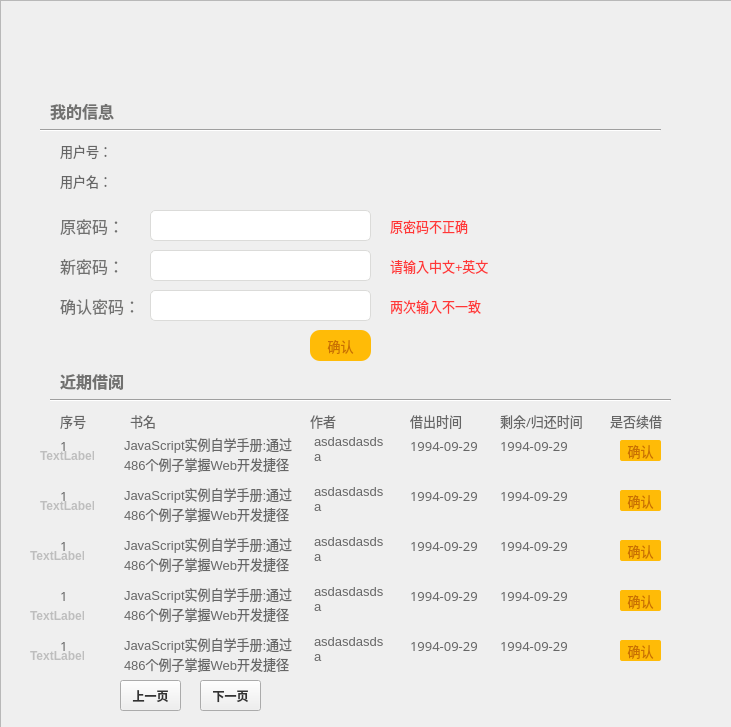
<?xml version="1.0" encoding="UTF-8"?>
<ui version="4.0">
 <class>user</class>
 <widget class="QWidget" name="user">
  <property name="geometry">
   <rect>
    <x>0</x>
    <y>0</y>
    <width>731</width>
    <height>727</height>
   </rect>
  </property>
  <property name="windowTitle">
   <string>user</string>
  </property>
  <widget class="QFrame" name="frame">
   <property name="enabled">
    <bool>true</bool>
   </property>
   <property name="geometry">
    <rect>
     <x>0</x>
     <y>0</y>
     <width>791</width>
     <height>731</height>
    </rect>
   </property>
   <property name="sizePolicy">
    <sizepolicy hsizetype="Preferred" vsizetype="MinimumExpanding">
     <horstretch>0</horstretch>
     <verstretch>0</verstretch>
    </sizepolicy>
   </property>
   <property name="font">
    <font>
     <weight>75</weight>
     <bold>true</bold>
    </font>
   </property>
   <property name="mouseTracking">
    <bool>false</bool>
   </property>
   <property name="autoFillBackground">
    <bool>true</bool>
   </property>
   <property name="styleSheet">
    <string notr="true">backgorund-color:#f7f7f5;
font-weight:bold;
letter-spacing:1;</string>
   </property>
   <property name="frameShape">
    <enum>QFrame::StyledPanel</enum>
   </property>
   <property name="frameShadow">
    <enum>QFrame::Raised</enum>
   </property>
   <widget class="QLabel" name="label_21">
    <property name="geometry">
     <rect>
      <x>50</x>
      <y>100</y>
      <width>461</width>
      <height>21</height>
     </rect>
    </property>
    <property name="font">
     <font>
      <family>微软雅黑</family>
      <pointsize>12</pointsize>
      <weight>75</weight>
      <bold>true</bold>
     </font>
    </property>
    <property name="autoFillBackground">
     <bool>false</bool>
    </property>
    <property name="styleSheet">
     <string notr="true">color:#717170;
font-weight:blod;</string>
    </property>
    <property name="text">
     <string>我的信息</string>
    </property>
   </widget>
   <widget class="Line" name="line_5">
    <property name="geometry">
     <rect>
      <x>40</x>
      <y>120</y>
      <width>621</width>
      <height>20</height>
     </rect>
    </property>
    <property name="styleSheet">
     <string notr="true">opacity:0.7;</string>
    </property>
    <property name="orientation">
     <enum>Qt::Horizontal</enum>
    </property>
   </widget>
   <widget class="QLabel" name="label_22">
    <property name="geometry">
     <rect>
      <x>60</x>
      <y>140</y>
      <width>51</width>
      <height>21</height>
     </rect>
    </property>
    <property name="font">
     <font>
      <family>微软雅黑</family>
      <pointsize>10</pointsize>
     </font>
    </property>
    <property name="autoFillBackground">
     <bool>true</bool>
    </property>
    <property name="styleSheet">
     <string notr="true">color:#666;
font-weight:normal;</string>
    </property>
    <property name="text">
     <string>用户号：</string>
    </property>
   </widget>
   <widget class="QLabel" name="label_23">
    <property name="geometry">
     <rect>
      <x>120</x>
      <y>140</y>
      <width>271</width>
      <height>21</height>
     </rect>
    </property>
    <property name="font">
     <font>
      <family>微软雅黑</family>
      <pointsize>10</pointsize>
     </font>
    </property>
    <property name="autoFillBackground">
     <bool>true</bool>
    </property>
    <property name="styleSheet">
     <string notr="true">color:#666;
font-weight:normal;</string>
    </property>
    <property name="text">
     <string/>
    </property>
   </widget>
   <widget class="QLabel" name="label_24">
    <property name="geometry">
     <rect>
      <x>120</x>
      <y>170</y>
      <width>271</width>
      <height>21</height>
     </rect>
    </property>
    <property name="font">
     <font>
      <family>微软雅黑</family>
      <pointsize>10</pointsize>
     </font>
    </property>
    <property name="autoFillBackground">
     <bool>true</bool>
    </property>
    <property name="styleSheet">
     <string notr="true">color:#666;
font-weight:normal;</string>
    </property>
    <property name="text">
     <string/>
    </property>
   </widget>
   <widget class="QLabel" name="label_25">
    <property name="geometry">
     <rect>
      <x>60</x>
      <y>170</y>
      <width>51</width>
      <height>21</height>
     </rect>
    </property>
    <property name="font">
     <font>
      <family>微软雅黑</family>
      <pointsize>10</pointsize>
     </font>
    </property>
    <property name="autoFillBackground">
     <bool>true</bool>
    </property>
    <property name="styleSheet">
     <string notr="true">color:#666;
font-weight:normal;</string>
    </property>
    <property name="text">
     <string>用户名：</string>
    </property>
   </widget>
   <widget class="QPushButton" name="pushButton_8">
    <property name="geometry">
     <rect>
      <x>310</x>
      <y>330</y>
      <width>61</width>
      <height>31</height>
     </rect>
    </property>
    <property name="font">
     <font>
      <family>微软雅黑</family>
      <pointsize>10</pointsize>
     </font>
    </property>
    <property name="mouseTracking">
     <bool>false</bool>
    </property>
    <property name="acceptDrops">
     <bool>false</bool>
    </property>
    <property name="styleSheet">
     <string notr="true">width:50;
height:24;
background-color:#ffbb07;
color:#c97002;
border-radius:10;
font-weight:normal;</string>
    </property>
    <property name="text">
     <string>确认</string>
    </property>
   </widget>
   <widget class="QLineEdit" name="lineEdit_4">
    <property name="geometry">
     <rect>
      <x>150</x>
      <y>210</y>
      <width>221</width>
      <height>31</height>
     </rect>
    </property>
    <property name="font">
     <font>
      <family>微软雅黑</family>
      <pointsize>10</pointsize>
     </font>
    </property>
    <property name="styleSheet">
     <string notr="true">background:#fff;
border-radius:5;
border: 1px solid #dbdbd9;
padding-left:10;
color:#555;
font-weight:normal;</string>
    </property>
    <property name="text">
     <string/>
    </property>
   </widget>
   <widget class="QLabel" name="label_26">
    <property name="geometry">
     <rect>
      <x>60</x>
      <y>210</y>
      <width>71</width>
      <height>31</height>
     </rect>
    </property>
    <property name="font">
     <font>
      <family>微软雅黑</family>
      <pointsize>12</pointsize>
      <weight>50</weight>
      <bold>false</bold>
     </font>
    </property>
    <property name="autoFillBackground">
     <bool>false</bool>
    </property>
    <property name="styleSheet">
     <string notr="true">color:#717170;
font-weight:normal;</string>
    </property>
    <property name="text">
     <string>原密码：</string>
    </property>
   </widget>
   <widget class="QLabel" name="label_27">
    <property name="geometry">
     <rect>
      <x>390</x>
      <y>210</y>
      <width>121</width>
      <height>31</height>
     </rect>
    </property>
    <property name="font">
     <font>
      <family>微软雅黑</family>
      <pointsize>10</pointsize>
      <weight>50</weight>
      <bold>false</bold>
     </font>
    </property>
    <property name="autoFillBackground">
     <bool>false</bool>
    </property>
    <property name="styleSheet">
     <string notr="true">color:#ff3737;
font-weight:normal;</string>
    </property>
    <property name="text">
     <string>原密码不正确</string>
    </property>
   </widget>
   <widget class="QLabel" name="label_28">
    <property name="geometry">
     <rect>
      <x>60</x>
      <y>250</y>
      <width>71</width>
      <height>31</height>
     </rect>
    </property>
    <property name="font">
     <font>
      <family>微软雅黑</family>
      <pointsize>12</pointsize>
      <weight>50</weight>
      <bold>false</bold>
     </font>
    </property>
    <property name="autoFillBackground">
     <bool>false</bool>
    </property>
    <property name="styleSheet">
     <string notr="true">color:#717170;
font-weight:normal;</string>
    </property>
    <property name="text">
     <string>新密码：</string>
    </property>
   </widget>
   <widget class="QLabel" name="label_29">
    <property name="geometry">
     <rect>
      <x>390</x>
      <y>250</y>
      <width>121</width>
      <height>31</height>
     </rect>
    </property>
    <property name="font">
     <font>
      <family>微软雅黑</family>
      <pointsize>10</pointsize>
      <weight>50</weight>
      <bold>false</bold>
     </font>
    </property>
    <property name="autoFillBackground">
     <bool>false</bool>
    </property>
    <property name="styleSheet">
     <string notr="true">color:#ff3737;
font-weight:normal;</string>
    </property>
    <property name="text">
     <string>请输入中文+英文</string>
    </property>
   </widget>
   <widget class="QLineEdit" name="lineEdit_5">
    <property name="geometry">
     <rect>
      <x>150</x>
      <y>250</y>
      <width>221</width>
      <height>31</height>
     </rect>
    </property>
    <property name="font">
     <font>
      <family>微软雅黑</family>
      <pointsize>10</pointsize>
     </font>
    </property>
    <property name="styleSheet">
     <string notr="true">background:#fff;
border-radius:5;
border: 1px solid #dbdbd9;
padding-left:10;
color:#555;
font-weight:normal;</string>
    </property>
    <property name="text">
     <string/>
    </property>
   </widget>
   <widget class="QLineEdit" name="lineEdit_6">
    <property name="geometry">
     <rect>
      <x>150</x>
      <y>290</y>
      <width>221</width>
      <height>31</height>
     </rect>
    </property>
    <property name="font">
     <font>
      <family>微软雅黑</family>
      <pointsize>10</pointsize>
     </font>
    </property>
    <property name="styleSheet">
     <string notr="true">background:#fff;
border-radius:5;
border: 1px solid #dbdbd9;
padding-left:10;
color:#555;
font-weight:normal;</string>
    </property>
    <property name="text">
     <string/>
    </property>
   </widget>
   <widget class="QLabel" name="label_30">
    <property name="geometry">
     <rect>
      <x>390</x>
      <y>290</y>
      <width>121</width>
      <height>31</height>
     </rect>
    </property>
    <property name="font">
     <font>
      <family>微软雅黑</family>
      <pointsize>10</pointsize>
      <weight>50</weight>
      <bold>false</bold>
     </font>
    </property>
    <property name="autoFillBackground">
     <bool>false</bool>
    </property>
    <property name="styleSheet">
     <string notr="true">color:#ff3737;
font-weight:normal;</string>
    </property>
    <property name="text">
     <string>两次输入不一致</string>
    </property>
   </widget>
   <widget class="QLabel" name="label_31">
    <property name="geometry">
     <rect>
      <x>60</x>
      <y>290</y>
      <width>81</width>
      <height>31</height>
     </rect>
    </property>
    <property name="font">
     <font>
      <family>微软雅黑</family>
      <pointsize>12</pointsize>
      <weight>50</weight>
      <bold>false</bold>
     </font>
    </property>
    <property name="autoFillBackground">
     <bool>false</bool>
    </property>
    <property name="styleSheet">
     <string notr="true">color:#717170;
font-weight:normal;</string>
    </property>
    <property name="text">
     <string>确认密码：</string>
    </property>
   </widget>
   <widget class="QLabel" name="label_32">
    <property name="geometry">
     <rect>
      <x>60</x>
      <y>370</y>
      <width>461</width>
      <height>21</height>
     </rect>
    </property>
    <property name="font">
     <font>
      <family>微软雅黑</family>
      <pointsize>12</pointsize>
      <weight>75</weight>
      <bold>true</bold>
     </font>
    </property>
    <property name="autoFillBackground">
     <bool>false</bool>
    </property>
    <property name="styleSheet">
     <string notr="true">color:#717170;
</string>
    </property>
    <property name="text">
     <string>近期借阅</string>
    </property>
   </widget>
   <widget class="Line" name="line_6">
    <property name="geometry">
     <rect>
      <x>50</x>
      <y>390</y>
      <width>621</width>
      <height>20</height>
     </rect>
    </property>
    <property name="styleSheet">
     <string notr="true">opacity:0.7;</string>
    </property>
    <property name="orientation">
     <enum>Qt::Horizontal</enum>
    </property>
   </widget>
   <widget class="QLabel" name="label_33">
    <property name="geometry">
     <rect>
      <x>60</x>
      <y>410</y>
      <width>51</width>
      <height>21</height>
     </rect>
    </property>
    <property name="font">
     <font>
      <family>微软雅黑</family>
      <pointsize>10</pointsize>
     </font>
    </property>
    <property name="autoFillBackground">
     <bool>true</bool>
    </property>
    <property name="styleSheet">
     <string notr="true">color:#666;
font-weight:normal;</string>
    </property>
    <property name="text">
     <string>序号</string>
    </property>
   </widget>
   <widget class="QLabel" name="label_34">
    <property name="geometry">
     <rect>
      <x>130</x>
      <y>410</y>
      <width>51</width>
      <height>21</height>
     </rect>
    </property>
    <property name="font">
     <font>
      <family>微软雅黑</family>
      <pointsize>10</pointsize>
     </font>
    </property>
    <property name="autoFillBackground">
     <bool>true</bool>
    </property>
    <property name="styleSheet">
     <string notr="true">color:#666;
font-weight:normal;</string>
    </property>
    <property name="text">
     <string>书名</string>
    </property>
   </widget>
   <widget class="QLabel" name="label_35">
    <property name="geometry">
     <rect>
      <x>310</x>
      <y>410</y>
      <width>51</width>
      <height>21</height>
     </rect>
    </property>
    <property name="font">
     <font>
      <family>微软雅黑</family>
      <pointsize>10</pointsize>
     </font>
    </property>
    <property name="autoFillBackground">
     <bool>true</bool>
    </property>
    <property name="styleSheet">
     <string notr="true">color:#666;
font-weight:normal;</string>
    </property>
    <property name="text">
     <string>作者</string>
    </property>
   </widget>
   <widget class="QLabel" name="label_36">
    <property name="geometry">
     <rect>
      <x>410</x>
      <y>410</y>
      <width>61</width>
      <height>21</height>
     </rect>
    </property>
    <property name="font">
     <font>
      <family>微软雅黑</family>
      <pointsize>10</pointsize>
     </font>
    </property>
    <property name="autoFillBackground">
     <bool>true</bool>
    </property>
    <property name="styleSheet">
     <string notr="true">color:#666;
font-weight:normal;</string>
    </property>
    <property name="text">
     <string>借出时间</string>
    </property>
   </widget>
   <widget class="QLabel" name="label_37">
    <property name="geometry">
     <rect>
      <x>500</x>
      <y>410</y>
      <width>91</width>
      <height>21</height>
     </rect>
    </property>
    <property name="font">
     <font>
      <family>微软雅黑</family>
      <pointsize>10</pointsize>
     </font>
    </property>
    <property name="autoFillBackground">
     <bool>true</bool>
    </property>
    <property name="styleSheet">
     <string notr="true">color:#666;
font-weight:normal;</string>
    </property>
    <property name="text">
     <string>剩余/归还时间</string>
    </property>
   </widget>
   <widget class="QLabel" name="label_38">
    <property name="geometry">
     <rect>
      <x>610</x>
      <y>410</y>
      <width>61</width>
      <height>21</height>
     </rect>
    </property>
    <property name="font">
     <font>
      <family>微软雅黑</family>
      <pointsize>10</pointsize>
     </font>
    </property>
    <property name="autoFillBackground">
     <bool>true</bool>
    </property>
    <property name="styleSheet">
     <string notr="true">color:#666;
font-weight:normal;</string>
    </property>
    <property name="text">
     <string>是否续借</string>
    </property>
   </widget>
   <widget class="QLabel" name="label001">
    <property name="geometry">
     <rect>
      <x>60</x>
      <y>430</y>
      <width>51</width>
      <height>31</height>
     </rect>
    </property>
    <property name="font">
     <font>
      <family>微软雅黑</family>
      <pointsize>10</pointsize>
     </font>
    </property>
    <property name="autoFillBackground">
     <bool>true</bool>
    </property>
    <property name="styleSheet">
     <string notr="true">color:#666;
font-weight:normal;</string>
    </property>
    <property name="text">
     <string>1</string>
    </property>
   </widget>
   <widget class="QTextEdit" name="textEdit001">
    <property name="geometry">
     <rect>
      <x>120</x>
      <y>430</y>
      <width>181</width>
      <height>71</height>
     </rect>
    </property>
    <property name="font">
     <font>
      <weight>75</weight>
      <bold>true</bold>
     </font>
    </property>
    <property name="styleSheet">
     <string notr="true">color:#666;
border:none;
background-color:transparent;
font-size:10;</string>
    </property>
    <property name="html">
     <string>&lt;!DOCTYPE HTML PUBLIC &quot;-//W3C//DTD HTML 4.0//EN&quot; &quot;http://www.w3.org/TR/REC-html40/strict.dtd&quot;&gt;
&lt;html&gt;&lt;head&gt;&lt;meta name=&quot;qrichtext&quot; content=&quot;1&quot; /&gt;&lt;style type=&quot;text/css&quot;&gt;
p, li { white-space: pre-wrap; }
&lt;/style&gt;&lt;/head&gt;&lt;body style=&quot; font-family:'SimSun'; font-size:9pt; font-weight:600; font-style:normal;&quot;&gt;
&lt;p style=&quot; margin-top:0px; margin-bottom:0px; margin-left:0px; margin-right:0px; -qt-block-indent:0; text-indent:0px;&quot;&gt;&lt;span style=&quot; font-family:'微软雅黑'; font-size:10pt; font-weight:400;&quot;&gt;JavaScript实例自学手册:通过486个例子掌握Web开发捷径&lt;/span&gt;&lt;/p&gt;&lt;/body&gt;&lt;/html&gt;</string>
    </property>
   </widget>
   <widget class="QTextEdit" name="textEdit0001">
    <property name="geometry">
     <rect>
      <x>310</x>
      <y>430</y>
      <width>81</width>
      <height>71</height>
     </rect>
    </property>
    <property name="font">
     <font>
      <weight>75</weight>
      <bold>true</bold>
     </font>
    </property>
    <property name="styleSheet">
     <string notr="true">color:#666;
border:none;
background-color:transparent;</string>
    </property>
    <property name="html">
     <string>&lt;!DOCTYPE HTML PUBLIC &quot;-//W3C//DTD HTML 4.0//EN&quot; &quot;http://www.w3.org/TR/REC-html40/strict.dtd&quot;&gt;
&lt;html&gt;&lt;head&gt;&lt;meta name=&quot;qrichtext&quot; content=&quot;1&quot; /&gt;&lt;style type=&quot;text/css&quot;&gt;
p, li { white-space: pre-wrap; }
&lt;/style&gt;&lt;/head&gt;&lt;body style=&quot; font-family:'SimSun'; font-size:9pt; font-weight:600; font-style:normal;&quot;&gt;
&lt;p style=&quot; margin-top:0px; margin-bottom:0px; margin-left:0px; margin-right:0px; -qt-block-indent:0; text-indent:0px;&quot;&gt;&lt;span style=&quot; font-family:'微软雅黑'; font-size:10pt; font-weight:400;&quot;&gt;asdasdasdsa&lt;/span&gt;&lt;/p&gt;&lt;/body&gt;&lt;/html&gt;</string>
    </property>
   </widget>
   <widget class="QLabel" name="label0001">
    <property name="geometry">
     <rect>
      <x>410</x>
      <y>430</y>
      <width>81</width>
      <height>31</height>
     </rect>
    </property>
    <property name="font">
     <font>
      <family>微软雅黑</family>
      <pointsize>10</pointsize>
     </font>
    </property>
    <property name="autoFillBackground">
     <bool>true</bool>
    </property>
    <property name="styleSheet">
     <string notr="true">color:#666;
font-weight:normal;</string>
    </property>
    <property name="text">
     <string>1994-09-29</string>
    </property>
   </widget>
   <widget class="QLabel" name="label00001">
    <property name="geometry">
     <rect>
      <x>500</x>
      <y>430</y>
      <width>81</width>
      <height>31</height>
     </rect>
    </property>
    <property name="font">
     <font>
      <family>微软雅黑</family>
      <pointsize>10</pointsize>
     </font>
    </property>
    <property name="autoFillBackground">
     <bool>true</bool>
    </property>
    <property name="styleSheet">
     <string notr="true">color:#666;
font-weight:normal;</string>
    </property>
    <property name="text">
     <string>1994-09-29</string>
    </property>
   </widget>
   <widget class="QPushButton" name="pushButton01">
    <property name="geometry">
     <rect>
      <x>620</x>
      <y>440</y>
      <width>41</width>
      <height>21</height>
     </rect>
    </property>
    <property name="font">
     <font>
      <family>微软雅黑</family>
      <pointsize>10</pointsize>
     </font>
    </property>
    <property name="mouseTracking">
     <bool>false</bool>
    </property>
    <property name="acceptDrops">
     <bool>false</bool>
    </property>
    <property name="styleSheet">
     <string notr="true">width:50;
height:24;
background-color:#ffbb07;
color:#c97002;
border-radius:2;
font-weight:normal;</string>
    </property>
    <property name="text">
     <string>确认</string>
    </property>
   </widget>
   <widget class="QTextEdit" name="textEdit0002">
    <property name="geometry">
     <rect>
      <x>310</x>
      <y>480</y>
      <width>81</width>
      <height>71</height>
     </rect>
    </property>
    <property name="font">
     <font>
      <weight>75</weight>
      <bold>true</bold>
     </font>
    </property>
    <property name="styleSheet">
     <string notr="true">color:#666;
border:none;
background-color:transparent;</string>
    </property>
    <property name="html">
     <string>&lt;!DOCTYPE HTML PUBLIC &quot;-//W3C//DTD HTML 4.0//EN&quot; &quot;http://www.w3.org/TR/REC-html40/strict.dtd&quot;&gt;
&lt;html&gt;&lt;head&gt;&lt;meta name=&quot;qrichtext&quot; content=&quot;1&quot; /&gt;&lt;style type=&quot;text/css&quot;&gt;
p, li { white-space: pre-wrap; }
&lt;/style&gt;&lt;/head&gt;&lt;body style=&quot; font-family:'SimSun'; font-size:9pt; font-weight:600; font-style:normal;&quot;&gt;
&lt;p style=&quot; margin-top:0px; margin-bottom:0px; margin-left:0px; margin-right:0px; -qt-block-indent:0; text-indent:0px;&quot;&gt;&lt;span style=&quot; font-family:'微软雅黑'; font-size:10pt; font-weight:400;&quot;&gt;asdasdasdsa&lt;/span&gt;&lt;/p&gt;&lt;/body&gt;&lt;/html&gt;</string>
    </property>
   </widget>
   <widget class="QLabel" name="label002">
    <property name="geometry">
     <rect>
      <x>60</x>
      <y>480</y>
      <width>51</width>
      <height>31</height>
     </rect>
    </property>
    <property name="font">
     <font>
      <family>微软雅黑</family>
      <pointsize>10</pointsize>
     </font>
    </property>
    <property name="autoFillBackground">
     <bool>true</bool>
    </property>
    <property name="styleSheet">
     <string notr="true">color:#666;
font-weight:normal;</string>
    </property>
    <property name="text">
     <string>1</string>
    </property>
   </widget>
   <widget class="QLabel" name="label00002">
    <property name="geometry">
     <rect>
      <x>500</x>
      <y>480</y>
      <width>81</width>
      <height>31</height>
     </rect>
    </property>
    <property name="font">
     <font>
      <family>微软雅黑</family>
      <pointsize>10</pointsize>
     </font>
    </property>
    <property name="autoFillBackground">
     <bool>true</bool>
    </property>
    <property name="styleSheet">
     <string notr="true">color:#666;
font-weight:normal;</string>
    </property>
    <property name="text">
     <string>1994-09-29</string>
    </property>
   </widget>
   <widget class="QTextEdit" name="textEdit002">
    <property name="geometry">
     <rect>
      <x>120</x>
      <y>480</y>
      <width>181</width>
      <height>71</height>
     </rect>
    </property>
    <property name="font">
     <font>
      <weight>75</weight>
      <bold>true</bold>
     </font>
    </property>
    <property name="styleSheet">
     <string notr="true">color:#666;
border:none;
background-color:transparent;
font-size:10;</string>
    </property>
    <property name="html">
     <string>&lt;!DOCTYPE HTML PUBLIC &quot;-//W3C//DTD HTML 4.0//EN&quot; &quot;http://www.w3.org/TR/REC-html40/strict.dtd&quot;&gt;
&lt;html&gt;&lt;head&gt;&lt;meta name=&quot;qrichtext&quot; content=&quot;1&quot; /&gt;&lt;style type=&quot;text/css&quot;&gt;
p, li { white-space: pre-wrap; }
&lt;/style&gt;&lt;/head&gt;&lt;body style=&quot; font-family:'SimSun'; font-size:9pt; font-weight:600; font-style:normal;&quot;&gt;
&lt;p style=&quot; margin-top:0px; margin-bottom:0px; margin-left:0px; margin-right:0px; -qt-block-indent:0; text-indent:0px;&quot;&gt;&lt;span style=&quot; font-family:'微软雅黑'; font-size:10pt; font-weight:400;&quot;&gt;JavaScript实例自学手册:通过486个例子掌握Web开发捷径&lt;/span&gt;&lt;/p&gt;&lt;/body&gt;&lt;/html&gt;</string>
    </property>
   </widget>
   <widget class="QPushButton" name="pushButton02">
    <property name="geometry">
     <rect>
      <x>620</x>
      <y>490</y>
      <width>41</width>
      <height>21</height>
     </rect>
    </property>
    <property name="font">
     <font>
      <family>微软雅黑</family>
      <pointsize>10</pointsize>
     </font>
    </property>
    <property name="mouseTracking">
     <bool>false</bool>
    </property>
    <property name="acceptDrops">
     <bool>false</bool>
    </property>
    <property name="styleSheet">
     <string notr="true">width:50;
height:24;
background-color:#ffbb07;
color:#c97002;
border-radius:2;
font-weight:normal;</string>
    </property>
    <property name="text">
     <string>确认</string>
    </property>
   </widget>
   <widget class="QLabel" name="label0002">
    <property name="geometry">
     <rect>
      <x>410</x>
      <y>480</y>
      <width>81</width>
      <height>31</height>
     </rect>
    </property>
    <property name="font">
     <font>
      <family>微软雅黑</family>
      <pointsize>10</pointsize>
     </font>
    </property>
    <property name="autoFillBackground">
     <bool>true</bool>
    </property>
    <property name="styleSheet">
     <string notr="true">color:#666;
font-weight:normal;</string>
    </property>
    <property name="text">
     <string>1994-09-29</string>
    </property>
   </widget>
   <widget class="QTextEdit" name="textEdit0003">
    <property name="geometry">
     <rect>
      <x>310</x>
      <y>530</y>
      <width>81</width>
      <height>71</height>
     </rect>
    </property>
    <property name="font">
     <font>
      <weight>75</weight>
      <bold>true</bold>
     </font>
    </property>
    <property name="styleSheet">
     <string notr="true">color:#666;
border:none;
background-color:transparent;</string>
    </property>
    <property name="html">
     <string>&lt;!DOCTYPE HTML PUBLIC &quot;-//W3C//DTD HTML 4.0//EN&quot; &quot;http://www.w3.org/TR/REC-html40/strict.dtd&quot;&gt;
&lt;html&gt;&lt;head&gt;&lt;meta name=&quot;qrichtext&quot; content=&quot;1&quot; /&gt;&lt;style type=&quot;text/css&quot;&gt;
p, li { white-space: pre-wrap; }
&lt;/style&gt;&lt;/head&gt;&lt;body style=&quot; font-family:'SimSun'; font-size:9pt; font-weight:600; font-style:normal;&quot;&gt;
&lt;p style=&quot; margin-top:0px; margin-bottom:0px; margin-left:0px; margin-right:0px; -qt-block-indent:0; text-indent:0px;&quot;&gt;&lt;span style=&quot; font-family:'微软雅黑'; font-size:10pt; font-weight:400;&quot;&gt;asdasdasdsa&lt;/span&gt;&lt;/p&gt;&lt;/body&gt;&lt;/html&gt;</string>
    </property>
   </widget>
   <widget class="QLabel" name="label003">
    <property name="geometry">
     <rect>
      <x>60</x>
      <y>530</y>
      <width>51</width>
      <height>31</height>
     </rect>
    </property>
    <property name="font">
     <font>
      <family>微软雅黑</family>
      <pointsize>10</pointsize>
     </font>
    </property>
    <property name="autoFillBackground">
     <bool>true</bool>
    </property>
    <property name="styleSheet">
     <string notr="true">color:#666;
font-weight:normal;</string>
    </property>
    <property name="text">
     <string>1</string>
    </property>
   </widget>
   <widget class="QLabel" name="label00003">
    <property name="geometry">
     <rect>
      <x>500</x>
      <y>530</y>
      <width>81</width>
      <height>31</height>
     </rect>
    </property>
    <property name="font">
     <font>
      <family>微软雅黑</family>
      <pointsize>10</pointsize>
     </font>
    </property>
    <property name="autoFillBackground">
     <bool>true</bool>
    </property>
    <property name="styleSheet">
     <string notr="true">color:#666;
font-weight:normal;</string>
    </property>
    <property name="text">
     <string>1994-09-29</string>
    </property>
   </widget>
   <widget class="QTextEdit" name="textEdit003">
    <property name="geometry">
     <rect>
      <x>120</x>
      <y>530</y>
      <width>181</width>
      <height>71</height>
     </rect>
    </property>
    <property name="font">
     <font>
      <weight>75</weight>
      <bold>true</bold>
     </font>
    </property>
    <property name="styleSheet">
     <string notr="true">color:#666;
border:none;
background-color:transparent;
font-size:10;</string>
    </property>
    <property name="html">
     <string>&lt;!DOCTYPE HTML PUBLIC &quot;-//W3C//DTD HTML 4.0//EN&quot; &quot;http://www.w3.org/TR/REC-html40/strict.dtd&quot;&gt;
&lt;html&gt;&lt;head&gt;&lt;meta name=&quot;qrichtext&quot; content=&quot;1&quot; /&gt;&lt;style type=&quot;text/css&quot;&gt;
p, li { white-space: pre-wrap; }
&lt;/style&gt;&lt;/head&gt;&lt;body style=&quot; font-family:'SimSun'; font-size:9pt; font-weight:600; font-style:normal;&quot;&gt;
&lt;p style=&quot; margin-top:0px; margin-bottom:0px; margin-left:0px; margin-right:0px; -qt-block-indent:0; text-indent:0px;&quot;&gt;&lt;span style=&quot; font-family:'微软雅黑'; font-size:10pt; font-weight:400;&quot;&gt;JavaScript实例自学手册:通过486个例子掌握Web开发捷径&lt;/span&gt;&lt;/p&gt;&lt;/body&gt;&lt;/html&gt;</string>
    </property>
   </widget>
   <widget class="QPushButton" name="pushButton03">
    <property name="geometry">
     <rect>
      <x>620</x>
      <y>540</y>
      <width>41</width>
      <height>21</height>
     </rect>
    </property>
    <property name="font">
     <font>
      <family>微软雅黑</family>
      <pointsize>10</pointsize>
     </font>
    </property>
    <property name="mouseTracking">
     <bool>false</bool>
    </property>
    <property name="acceptDrops">
     <bool>false</bool>
    </property>
    <property name="styleSheet">
     <string notr="true">width:50;
height:24;
background-color:#ffbb07;
color:#c97002;
border-radius:2;
font-weight:normal;</string>
    </property>
    <property name="text">
     <string>确认</string>
    </property>
   </widget>
   <widget class="QLabel" name="label0003">
    <property name="geometry">
     <rect>
      <x>410</x>
      <y>530</y>
      <width>81</width>
      <height>31</height>
     </rect>
    </property>
    <property name="font">
     <font>
      <family>微软雅黑</family>
      <pointsize>10</pointsize>
     </font>
    </property>
    <property name="autoFillBackground">
     <bool>true</bool>
    </property>
    <property name="styleSheet">
     <string notr="true">color:#666;
font-weight:normal;</string>
    </property>
    <property name="text">
     <string>1994-09-29</string>
    </property>
   </widget>
   <widget class="QTextEdit" name="textEdit0004">
    <property name="geometry">
     <rect>
      <x>310</x>
      <y>580</y>
      <width>81</width>
      <height>71</height>
     </rect>
    </property>
    <property name="font">
     <font>
      <weight>75</weight>
      <bold>true</bold>
     </font>
    </property>
    <property name="styleSheet">
     <string notr="true">color:#666;
border:none;
background-color:transparent;</string>
    </property>
    <property name="html">
     <string>&lt;!DOCTYPE HTML PUBLIC &quot;-//W3C//DTD HTML 4.0//EN&quot; &quot;http://www.w3.org/TR/REC-html40/strict.dtd&quot;&gt;
&lt;html&gt;&lt;head&gt;&lt;meta name=&quot;qrichtext&quot; content=&quot;1&quot; /&gt;&lt;style type=&quot;text/css&quot;&gt;
p, li { white-space: pre-wrap; }
&lt;/style&gt;&lt;/head&gt;&lt;body style=&quot; font-family:'SimSun'; font-size:9pt; font-weight:600; font-style:normal;&quot;&gt;
&lt;p style=&quot; margin-top:0px; margin-bottom:0px; margin-left:0px; margin-right:0px; -qt-block-indent:0; text-indent:0px;&quot;&gt;&lt;span style=&quot; font-family:'微软雅黑'; font-size:10pt; font-weight:400;&quot;&gt;asdasdasdsa&lt;/span&gt;&lt;/p&gt;&lt;/body&gt;&lt;/html&gt;</string>
    </property>
   </widget>
   <widget class="QLabel" name="label004">
    <property name="geometry">
     <rect>
      <x>60</x>
      <y>580</y>
      <width>51</width>
      <height>31</height>
     </rect>
    </property>
    <property name="font">
     <font>
      <family>微软雅黑</family>
      <pointsize>10</pointsize>
     </font>
    </property>
    <property name="autoFillBackground">
     <bool>true</bool>
    </property>
    <property name="styleSheet">
     <string notr="true">color:#666;
font-weight:normal;</string>
    </property>
    <property name="text">
     <string>1</string>
    </property>
   </widget>
   <widget class="QLabel" name="label00004">
    <property name="geometry">
     <rect>
      <x>500</x>
      <y>580</y>
      <width>81</width>
      <height>31</height>
     </rect>
    </property>
    <property name="font">
     <font>
      <family>微软雅黑</family>
      <pointsize>10</pointsize>
     </font>
    </property>
    <property name="autoFillBackground">
     <bool>true</bool>
    </property>
    <property name="styleSheet">
     <string notr="true">color:#666;
font-weight:normal;</string>
    </property>
    <property name="text">
     <string>1994-09-29</string>
    </property>
   </widget>
   <widget class="QTextEdit" name="textEdit004">
    <property name="geometry">
     <rect>
      <x>120</x>
      <y>580</y>
      <width>181</width>
      <height>71</height>
     </rect>
    </property>
    <property name="font">
     <font>
      <weight>75</weight>
      <bold>true</bold>
     </font>
    </property>
    <property name="styleSheet">
     <string notr="true">color:#666;
border:none;
background-color:transparent;
font-size:10;</string>
    </property>
    <property name="html">
     <string>&lt;!DOCTYPE HTML PUBLIC &quot;-//W3C//DTD HTML 4.0//EN&quot; &quot;http://www.w3.org/TR/REC-html40/strict.dtd&quot;&gt;
&lt;html&gt;&lt;head&gt;&lt;meta name=&quot;qrichtext&quot; content=&quot;1&quot; /&gt;&lt;style type=&quot;text/css&quot;&gt;
p, li { white-space: pre-wrap; }
&lt;/style&gt;&lt;/head&gt;&lt;body style=&quot; font-family:'SimSun'; font-size:9pt; font-weight:600; font-style:normal;&quot;&gt;
&lt;p style=&quot; margin-top:0px; margin-bottom:0px; margin-left:0px; margin-right:0px; -qt-block-indent:0; text-indent:0px;&quot;&gt;&lt;span style=&quot; font-family:'微软雅黑'; font-size:10pt; font-weight:400;&quot;&gt;JavaScript实例自学手册:通过486个例子掌握Web开发捷径&lt;/span&gt;&lt;/p&gt;&lt;/body&gt;&lt;/html&gt;</string>
    </property>
   </widget>
   <widget class="QPushButton" name="pushButton04">
    <property name="geometry">
     <rect>
      <x>620</x>
      <y>590</y>
      <width>41</width>
      <height>21</height>
     </rect>
    </property>
    <property name="font">
     <font>
      <family>微软雅黑</family>
      <pointsize>10</pointsize>
     </font>
    </property>
    <property name="mouseTracking">
     <bool>false</bool>
    </property>
    <property name="acceptDrops">
     <bool>false</bool>
    </property>
    <property name="styleSheet">
     <string notr="true">width:50;
height:24;
background-color:#ffbb07;
color:#c97002;
border-radius:2;
font-weight:normal;</string>
    </property>
    <property name="text">
     <string>确认</string>
    </property>
   </widget>
   <widget class="QLabel" name="label0004">
    <property name="geometry">
     <rect>
      <x>410</x>
      <y>580</y>
      <width>81</width>
      <height>31</height>
     </rect>
    </property>
    <property name="font">
     <font>
      <family>微软雅黑</family>
      <pointsize>10</pointsize>
     </font>
    </property>
    <property name="autoFillBackground">
     <bool>true</bool>
    </property>
    <property name="styleSheet">
     <string notr="true">color:#666;
font-weight:normal;</string>
    </property>
    <property name="text">
     <string>1994-09-29</string>
    </property>
   </widget>
   <widget class="QTextEdit" name="textEdit0005">
    <property name="geometry">
     <rect>
      <x>310</x>
      <y>630</y>
      <width>81</width>
      <height>71</height>
     </rect>
    </property>
    <property name="font">
     <font>
      <weight>75</weight>
      <bold>true</bold>
     </font>
    </property>
    <property name="styleSheet">
     <string notr="true">color:#666;
border:none;
background-color:transparent;</string>
    </property>
    <property name="html">
     <string>&lt;!DOCTYPE HTML PUBLIC &quot;-//W3C//DTD HTML 4.0//EN&quot; &quot;http://www.w3.org/TR/REC-html40/strict.dtd&quot;&gt;
&lt;html&gt;&lt;head&gt;&lt;meta name=&quot;qrichtext&quot; content=&quot;1&quot; /&gt;&lt;style type=&quot;text/css&quot;&gt;
p, li { white-space: pre-wrap; }
&lt;/style&gt;&lt;/head&gt;&lt;body style=&quot; font-family:'SimSun'; font-size:9pt; font-weight:600; font-style:normal;&quot;&gt;
&lt;p style=&quot; margin-top:0px; margin-bottom:0px; margin-left:0px; margin-right:0px; -qt-block-indent:0; text-indent:0px;&quot;&gt;&lt;span style=&quot; font-family:'微软雅黑'; font-size:10pt; font-weight:400;&quot;&gt;asdasdasdsa&lt;/span&gt;&lt;/p&gt;&lt;/body&gt;&lt;/html&gt;</string>
    </property>
   </widget>
   <widget class="QLabel" name="label005">
    <property name="geometry">
     <rect>
      <x>60</x>
      <y>630</y>
      <width>51</width>
      <height>31</height>
     </rect>
    </property>
    <property name="font">
     <font>
      <family>微软雅黑</family>
      <pointsize>10</pointsize>
     </font>
    </property>
    <property name="autoFillBackground">
     <bool>true</bool>
    </property>
    <property name="styleSheet">
     <string notr="true">color:#666;
font-weight:normal;</string>
    </property>
    <property name="text">
     <string>1</string>
    </property>
   </widget>
   <widget class="QLabel" name="label00005">
    <property name="geometry">
     <rect>
      <x>500</x>
      <y>630</y>
      <width>81</width>
      <height>31</height>
     </rect>
    </property>
    <property name="font">
     <font>
      <family>微软雅黑</family>
      <pointsize>10</pointsize>
     </font>
    </property>
    <property name="autoFillBackground">
     <bool>true</bool>
    </property>
    <property name="styleSheet">
     <string notr="true">color:#666;
font-weight:normal;</string>
    </property>
    <property name="text">
     <string>1994-09-29</string>
    </property>
   </widget>
   <widget class="QTextEdit" name="textEdit005">
    <property name="geometry">
     <rect>
      <x>120</x>
      <y>630</y>
      <width>181</width>
      <height>71</height>
     </rect>
    </property>
    <property name="font">
     <font>
      <weight>75</weight>
      <bold>true</bold>
     </font>
    </property>
    <property name="styleSheet">
     <string notr="true">color:#666;
border:none;
background-color:transparent;
font-size:10;</string>
    </property>
    <property name="html">
     <string>&lt;!DOCTYPE HTML PUBLIC &quot;-//W3C//DTD HTML 4.0//EN&quot; &quot;http://www.w3.org/TR/REC-html40/strict.dtd&quot;&gt;
&lt;html&gt;&lt;head&gt;&lt;meta name=&quot;qrichtext&quot; content=&quot;1&quot; /&gt;&lt;style type=&quot;text/css&quot;&gt;
p, li { white-space: pre-wrap; }
&lt;/style&gt;&lt;/head&gt;&lt;body style=&quot; font-family:'SimSun'; font-size:9pt; font-weight:600; font-style:normal;&quot;&gt;
&lt;p style=&quot; margin-top:0px; margin-bottom:0px; margin-left:0px; margin-right:0px; -qt-block-indent:0; text-indent:0px;&quot;&gt;&lt;span style=&quot; font-family:'微软雅黑'; font-size:10pt; font-weight:400;&quot;&gt;JavaScript实例自学手册:通过486个例子掌握Web开发捷径&lt;/span&gt;&lt;/p&gt;&lt;/body&gt;&lt;/html&gt;</string>
    </property>
   </widget>
   <widget class="QPushButton" name="pushButton05">
    <property name="geometry">
     <rect>
      <x>620</x>
      <y>640</y>
      <width>41</width>
      <height>21</height>
     </rect>
    </property>
    <property name="font">
     <font>
      <family>微软雅黑</family>
      <pointsize>10</pointsize>
     </font>
    </property>
    <property name="mouseTracking">
     <bool>false</bool>
    </property>
    <property name="acceptDrops">
     <bool>false</bool>
    </property>
    <property name="styleSheet">
     <string notr="true">width:50;
height:24;
background-color:#ffbb07;
color:#c97002;
border-radius:2;
font-weight:normal;</string>
    </property>
    <property name="text">
     <string>确认</string>
    </property>
   </widget>
   <widget class="QLabel" name="label0005">
    <property name="geometry">
     <rect>
      <x>410</x>
      <y>630</y>
      <width>81</width>
      <height>31</height>
     </rect>
    </property>
    <property name="font">
     <font>
      <family>微软雅黑</family>
      <pointsize>10</pointsize>
     </font>
    </property>
    <property name="autoFillBackground">
     <bool>true</bool>
    </property>
    <property name="styleSheet">
     <string notr="true">color:#666;
font-weight:normal;</string>
    </property>
    <property name="text">
     <string>1994-09-29</string>
    </property>
   </widget>
   <widget class="QPushButton" name="pushButton_2">
    <property name="geometry">
     <rect>
      <x>120</x>
      <y>680</y>
      <width>61</width>
      <height>31</height>
     </rect>
    </property>
    <property name="font">
     <font>
      <weight>75</weight>
      <bold>true</bold>
     </font>
    </property>
    <property name="styleSheet">
     <string notr="true">color:#333;
</string>
    </property>
    <property name="text">
     <string>上一页</string>
    </property>
   </widget>
   <widget class="QPushButton" name="pushButton_15">
    <property name="geometry">
     <rect>
      <x>200</x>
      <y>680</y>
      <width>61</width>
      <height>31</height>
     </rect>
    </property>
    <property name="font">
     <font>
      <weight>75</weight>
      <bold>true</bold>
     </font>
    </property>
    <property name="styleSheet">
     <string notr="true">color:#333;
</string>
    </property>
    <property name="text">
     <string>下一页</string>
    </property>
   </widget>
   <widget class="QLabel" name="label1">
    <property name="enabled">
     <bool>false</bool>
    </property>
    <property name="geometry">
     <rect>
      <x>40</x>
      <y>450</y>
      <width>54</width>
      <height>12</height>
     </rect>
    </property>
    <property name="text">
     <string>TextLabel</string>
    </property>
   </widget>
   <widget class="QLabel" name="label2">
    <property name="enabled">
     <bool>false</bool>
    </property>
    <property name="geometry">
     <rect>
      <x>40</x>
      <y>500</y>
      <width>54</width>
      <height>12</height>
     </rect>
    </property>
    <property name="text">
     <string>TextLabel</string>
    </property>
   </widget>
   <widget class="QLabel" name="label3">
    <property name="enabled">
     <bool>false</bool>
    </property>
    <property name="geometry">
     <rect>
      <x>30</x>
      <y>550</y>
      <width>54</width>
      <height>12</height>
     </rect>
    </property>
    <property name="text">
     <string>TextLabel</string>
    </property>
   </widget>
   <widget class="QLabel" name="label4">
    <property name="enabled">
     <bool>false</bool>
    </property>
    <property name="geometry">
     <rect>
      <x>30</x>
      <y>610</y>
      <width>54</width>
      <height>12</height>
     </rect>
    </property>
    <property name="text">
     <string>TextLabel</string>
    </property>
   </widget>
   <widget class="QLabel" name="label5">
    <property name="enabled">
     <bool>false</bool>
    </property>
    <property name="geometry">
     <rect>
      <x>30</x>
      <y>650</y>
      <width>54</width>
      <height>12</height>
     </rect>
    </property>
    <property name="text">
     <string>TextLabel</string>
    </property>
   </widget>
  </widget>
 </widget>
 <resources/>
 <connections/>
</ui>
